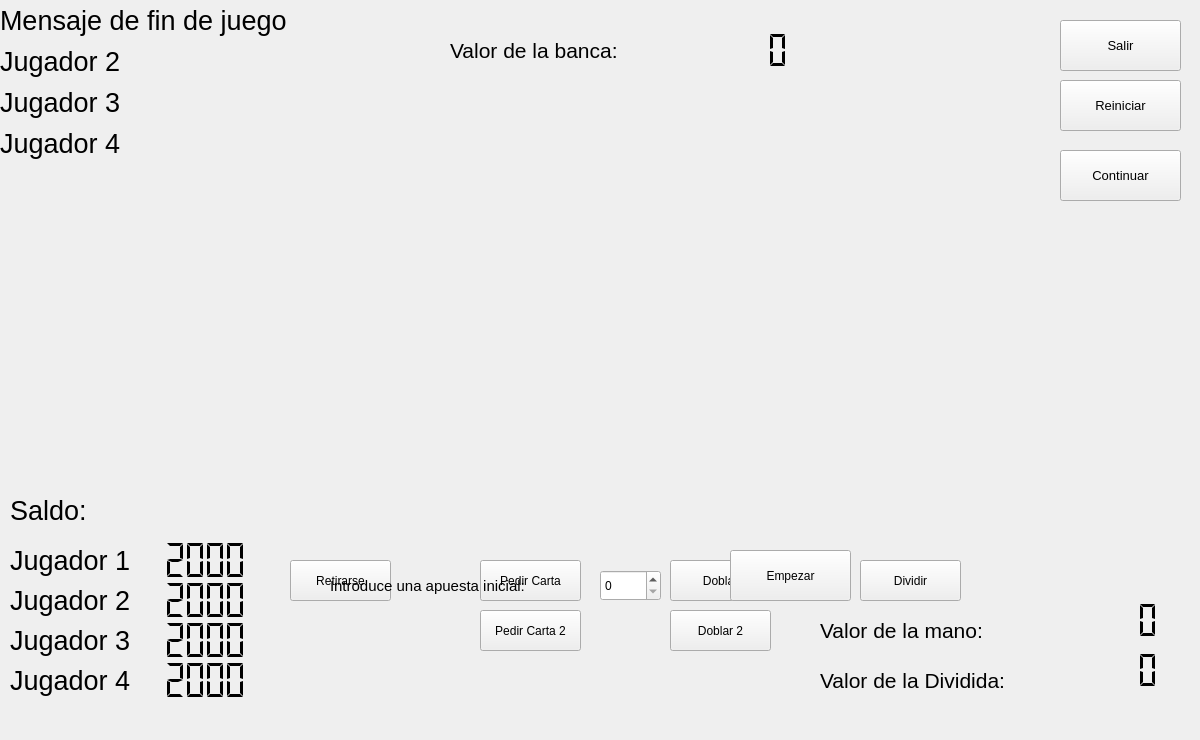
<?xml version="1.0" encoding="UTF-8"?>
<ui version="4.0">
 <class>UnJugador</class>
 <widget class="QWidget" name="UnJugador">
  <property name="geometry">
   <rect>
    <x>0</x>
    <y>0</y>
    <width>1200</width>
    <height>740</height>
   </rect>
  </property>
  <property name="windowTitle">
   <string>Form</string>
  </property>
  <widget class="QPushButton" name="boton_pedir_carta">
   <property name="geometry">
    <rect>
     <x>480</x>
     <y>560</y>
     <width>101</width>
     <height>41</height>
    </rect>
   </property>
   <property name="font">
    <font>
     <pointsize>9</pointsize>
    </font>
   </property>
   <property name="text">
    <string>Pedir Carta</string>
   </property>
  </widget>
  <widget class="QPushButton" name="boton_retirarse">
   <property name="geometry">
    <rect>
     <x>290</x>
     <y>560</y>
     <width>101</width>
     <height>41</height>
    </rect>
   </property>
   <property name="font">
    <font>
     <pointsize>9</pointsize>
    </font>
   </property>
   <property name="text">
    <string>Retirarse</string>
   </property>
  </widget>
  <widget class="QPushButton" name="boton_doblar">
   <property name="geometry">
    <rect>
     <x>670</x>
     <y>560</y>
     <width>101</width>
     <height>41</height>
    </rect>
   </property>
   <property name="font">
    <font>
     <pointsize>9</pointsize>
    </font>
   </property>
   <property name="text">
    <string>Doblar</string>
   </property>
  </widget>
  <widget class="QPushButton" name="boton_dividir">
   <property name="geometry">
    <rect>
     <x>860</x>
     <y>560</y>
     <width>101</width>
     <height>41</height>
    </rect>
   </property>
   <property name="font">
    <font>
     <pointsize>9</pointsize>
    </font>
   </property>
   <property name="text">
    <string>Dividir</string>
   </property>
  </widget>
  <widget class="QLabel" name="label">
   <property name="geometry">
    <rect>
     <x>10</x>
     <y>490</y>
     <width>91</width>
     <height>41</height>
    </rect>
   </property>
   <property name="font">
    <font>
     <pointsize>20</pointsize>
    </font>
   </property>
   <property name="text">
    <string>Saldo:</string>
   </property>
  </widget>
  <widget class="QLCDNumber" name="pantalla">
   <property name="geometry">
    <rect>
     <x>140</x>
     <y>540</y>
     <width>111</width>
     <height>41</height>
    </rect>
   </property>
   <property name="frameShape">
    <enum>QFrame::NoFrame</enum>
   </property>
   <property name="segmentStyle">
    <enum>QLCDNumber::Flat</enum>
   </property>
   <property name="intValue" stdset="0">
    <number>2000</number>
   </property>
  </widget>
  <widget class="QSpinBox" name="selector_apuesta">
   <property name="geometry">
    <rect>
     <x>600</x>
     <y>570</y>
     <width>61</width>
     <height>31</height>
    </rect>
   </property>
   <property name="maximum">
    <number>100000</number>
   </property>
  </widget>
  <widget class="QLabel" name="label_2">
   <property name="geometry">
    <rect>
     <x>330</x>
     <y>570</y>
     <width>251</width>
     <height>31</height>
    </rect>
   </property>
   <property name="font">
    <font>
     <pointsize>11</pointsize>
    </font>
   </property>
   <property name="text">
    <string>Introduce una apuesta inicial: </string>
   </property>
  </widget>
  <widget class="QPushButton" name="boton_empezar">
   <property name="geometry">
    <rect>
     <x>730</x>
     <y>550</y>
     <width>121</width>
     <height>51</height>
    </rect>
   </property>
   <property name="font">
    <font>
     <pointsize>9</pointsize>
    </font>
   </property>
   <property name="text">
    <string>Empezar</string>
   </property>
  </widget>
  <widget class="QLabel" name="label_retirada">
   <property name="geometry">
    <rect>
     <x>0</x>
     <y>0</y>
     <width>500</width>
     <height>41</height>
    </rect>
   </property>
   <property name="font">
    <font>
     <pointsize>20</pointsize>
    </font>
   </property>
   <property name="text">
    <string>Mensaje de fin de juego</string>
   </property>
   <property name="alignment">
    <set>Qt::AlignLeading|Qt::AlignLeft|Qt::AlignVCenter</set>
   </property>
  </widget>
  <widget class="QLabel" name="label_3">
   <property name="geometry">
    <rect>
     <x>820</x>
     <y>600</y>
     <width>211</width>
     <height>61</height>
    </rect>
   </property>
   <property name="font">
    <font>
     <pointsize>16</pointsize>
    </font>
   </property>
   <property name="text">
    <string>Valor de la mano:</string>
   </property>
  </widget>
  <widget class="QLCDNumber" name="pantalla_2">
   <property name="geometry">
    <rect>
     <x>1060</x>
     <y>600</y>
     <width>101</width>
     <height>41</height>
    </rect>
   </property>
   <property name="frameShape">
    <enum>QFrame::NoFrame</enum>
   </property>
   <property name="segmentStyle">
    <enum>QLCDNumber::Flat</enum>
   </property>
   <property name="intValue" stdset="0">
    <number>0</number>
   </property>
  </widget>
  <widget class="QLCDNumber" name="pantalla_3">
   <property name="geometry">
    <rect>
     <x>690</x>
     <y>30</y>
     <width>101</width>
     <height>41</height>
    </rect>
   </property>
   <property name="frameShape">
    <enum>QFrame::NoFrame</enum>
   </property>
   <property name="segmentStyle">
    <enum>QLCDNumber::Flat</enum>
   </property>
   <property name="intValue" stdset="0">
    <number>0</number>
   </property>
  </widget>
  <widget class="QLabel" name="label_valor_banca">
   <property name="geometry">
    <rect>
     <x>450</x>
     <y>20</y>
     <width>211</width>
     <height>61</height>
    </rect>
   </property>
   <property name="font">
    <font>
     <pointsize>16</pointsize>
    </font>
   </property>
   <property name="text">
    <string>Valor de la banca:</string>
   </property>
  </widget>
  <widget class="QPushButton" name="boton_salir">
   <property name="geometry">
    <rect>
     <x>1060</x>
     <y>20</y>
     <width>121</width>
     <height>51</height>
    </rect>
   </property>
   <property name="font">
    <font>
     <pointsize>10</pointsize>
    </font>
   </property>
   <property name="text">
    <string>Salir</string>
   </property>
  </widget>
  <widget class="QPushButton" name="boton_reiniciar">
   <property name="geometry">
    <rect>
     <x>1060</x>
     <y>80</y>
     <width>121</width>
     <height>51</height>
    </rect>
   </property>
   <property name="font">
    <font>
     <pointsize>10</pointsize>
    </font>
   </property>
   <property name="text">
    <string>Reiniciar</string>
   </property>
  </widget>
  <widget class="QPushButton" name="boton_continuar">
   <property name="geometry">
    <rect>
     <x>1060</x>
     <y>150</y>
     <width>121</width>
     <height>51</height>
    </rect>
   </property>
   <property name="font">
    <font>
     <pointsize>10</pointsize>
    </font>
   </property>
   <property name="text">
    <string>Continuar</string>
   </property>
  </widget>
  <widget class="QLabel" name="Mesa1">
   <property name="geometry">
    <rect>
     <x>0</x>
     <y>0</y>
     <width>1200</width>
     <height>740</height>
    </rect>
   </property>
   <property name="text">
    <string/>
   </property>
  </widget>
  <widget class="QLabel" name="Carta1J1">
   <property name="geometry">
    <rect>
     <x>10</x>
     <y>250</y>
     <width>71</width>
     <height>104</height>
    </rect>
   </property>
   <property name="text">
    <string/>
   </property>
  </widget>
  <widget class="QLabel" name="Carta2J1">
   <property name="geometry">
    <rect>
     <x>30</x>
     <y>250</y>
     <width>71</width>
     <height>104</height>
    </rect>
   </property>
   <property name="text">
    <string/>
   </property>
  </widget>
  <widget class="QLabel" name="Carta3J1">
   <property name="geometry">
    <rect>
     <x>50</x>
     <y>250</y>
     <width>71</width>
     <height>104</height>
    </rect>
   </property>
   <property name="text">
    <string/>
   </property>
  </widget>
  <widget class="QLabel" name="Carta4J1">
   <property name="geometry">
    <rect>
     <x>70</x>
     <y>250</y>
     <width>71</width>
     <height>104</height>
    </rect>
   </property>
   <property name="text">
    <string/>
   </property>
  </widget>
  <widget class="QLabel" name="Carta5J1">
   <property name="geometry">
    <rect>
     <x>90</x>
     <y>250</y>
     <width>71</width>
     <height>104</height>
    </rect>
   </property>
   <property name="text">
    <string/>
   </property>
  </widget>
  <widget class="QLabel" name="Carta1B">
   <property name="geometry">
    <rect>
     <x>500</x>
     <y>90</y>
     <width>71</width>
     <height>104</height>
    </rect>
   </property>
   <property name="text">
    <string/>
   </property>
  </widget>
  <widget class="QLabel" name="Carta2B">
   <property name="geometry">
    <rect>
     <x>520</x>
     <y>90</y>
     <width>71</width>
     <height>104</height>
    </rect>
   </property>
   <property name="text">
    <string/>
   </property>
  </widget>
  <widget class="QLabel" name="Carta3B">
   <property name="geometry">
    <rect>
     <x>540</x>
     <y>90</y>
     <width>71</width>
     <height>104</height>
    </rect>
   </property>
   <property name="text">
    <string/>
   </property>
  </widget>
  <widget class="QLabel" name="Carta4B">
   <property name="geometry">
    <rect>
     <x>560</x>
     <y>90</y>
     <width>71</width>
     <height>104</height>
    </rect>
   </property>
   <property name="text">
    <string/>
   </property>
  </widget>
  <widget class="QLabel" name="Carta5B">
   <property name="geometry">
    <rect>
     <x>580</x>
     <y>90</y>
     <width>71</width>
     <height>104</height>
    </rect>
   </property>
   <property name="text">
    <string/>
   </property>
  </widget>
  <widget class="QLabel" name="Carta1D1">
   <property name="geometry">
    <rect>
     <x>10</x>
     <y>380</y>
     <width>71</width>
     <height>104</height>
    </rect>
   </property>
   <property name="text">
    <string/>
   </property>
  </widget>
  <widget class="QLabel" name="Carta2D1">
   <property name="geometry">
    <rect>
     <x>30</x>
     <y>380</y>
     <width>71</width>
     <height>104</height>
    </rect>
   </property>
   <property name="text">
    <string/>
   </property>
  </widget>
  <widget class="QLabel" name="Carta3D1">
   <property name="geometry">
    <rect>
     <x>50</x>
     <y>380</y>
     <width>71</width>
     <height>104</height>
    </rect>
   </property>
   <property name="text">
    <string/>
   </property>
  </widget>
  <widget class="QLabel" name="Carta4D1">
   <property name="geometry">
    <rect>
     <x>70</x>
     <y>380</y>
     <width>71</width>
     <height>104</height>
    </rect>
   </property>
   <property name="text">
    <string/>
   </property>
  </widget>
  <widget class="QLabel" name="Carta5D1">
   <property name="geometry">
    <rect>
     <x>90</x>
     <y>380</y>
     <width>71</width>
     <height>104</height>
    </rect>
   </property>
   <property name="text">
    <string/>
   </property>
  </widget>
  <widget class="QPushButton" name="boton_pedir_carta2">
   <property name="geometry">
    <rect>
     <x>480</x>
     <y>610</y>
     <width>101</width>
     <height>41</height>
    </rect>
   </property>
   <property name="font">
    <font>
     <pointsize>9</pointsize>
    </font>
   </property>
   <property name="text">
    <string>Pedir Carta 2</string>
   </property>
  </widget>
  <widget class="QPushButton" name="boton_doblar2">
   <property name="geometry">
    <rect>
     <x>670</x>
     <y>610</y>
     <width>101</width>
     <height>41</height>
    </rect>
   </property>
   <property name="font">
    <font>
     <pointsize>9</pointsize>
    </font>
   </property>
   <property name="text">
    <string>Doblar 2</string>
   </property>
  </widget>
  <widget class="QLabel" name="label_4">
   <property name="geometry">
    <rect>
     <x>820</x>
     <y>650</y>
     <width>211</width>
     <height>61</height>
    </rect>
   </property>
   <property name="font">
    <font>
     <pointsize>16</pointsize>
    </font>
   </property>
   <property name="text">
    <string>Valor de la Dividida:</string>
   </property>
  </widget>
  <widget class="QLCDNumber" name="pantalla_4">
   <property name="geometry">
    <rect>
     <x>1060</x>
     <y>650</y>
     <width>101</width>
     <height>41</height>
    </rect>
   </property>
   <property name="frameShape">
    <enum>QFrame::NoFrame</enum>
   </property>
   <property name="segmentStyle">
    <enum>QLCDNumber::Flat</enum>
   </property>
  </widget>
  <widget class="QLabel" name="Carta1J4">
   <property name="geometry">
    <rect>
     <x>900</x>
     <y>250</y>
     <width>71</width>
     <height>104</height>
    </rect>
   </property>
   <property name="text">
    <string/>
   </property>
  </widget>
  <widget class="QLabel" name="Carta2J4">
   <property name="geometry">
    <rect>
     <x>920</x>
     <y>250</y>
     <width>71</width>
     <height>104</height>
    </rect>
   </property>
   <property name="text">
    <string/>
   </property>
  </widget>
  <widget class="QLabel" name="Carta3J4">
   <property name="geometry">
    <rect>
     <x>940</x>
     <y>250</y>
     <width>71</width>
     <height>104</height>
    </rect>
   </property>
   <property name="text">
    <string/>
   </property>
  </widget>
  <widget class="QLabel" name="Carta4J4">
   <property name="geometry">
    <rect>
     <x>960</x>
     <y>250</y>
     <width>71</width>
     <height>104</height>
    </rect>
   </property>
   <property name="text">
    <string/>
   </property>
  </widget>
  <widget class="QLabel" name="Carta5J4">
   <property name="geometry">
    <rect>
     <x>980</x>
     <y>250</y>
     <width>71</width>
     <height>104</height>
    </rect>
   </property>
   <property name="text">
    <string/>
   </property>
  </widget>
  <widget class="QLabel" name="Carta1D4">
   <property name="geometry">
    <rect>
     <x>900</x>
     <y>380</y>
     <width>71</width>
     <height>104</height>
    </rect>
   </property>
   <property name="text">
    <string/>
   </property>
  </widget>
  <widget class="QLabel" name="Carta2D4">
   <property name="geometry">
    <rect>
     <x>920</x>
     <y>380</y>
     <width>71</width>
     <height>104</height>
    </rect>
   </property>
   <property name="text">
    <string/>
   </property>
  </widget>
  <widget class="QLabel" name="Carta3D4">
   <property name="geometry">
    <rect>
     <x>940</x>
     <y>380</y>
     <width>71</width>
     <height>104</height>
    </rect>
   </property>
   <property name="text">
    <string/>
   </property>
  </widget>
  <widget class="QLabel" name="Carta4D4">
   <property name="geometry">
    <rect>
     <x>960</x>
     <y>380</y>
     <width>71</width>
     <height>104</height>
    </rect>
   </property>
   <property name="text">
    <string/>
   </property>
  </widget>
  <widget class="QLabel" name="Carta5D4">
   <property name="geometry">
    <rect>
     <x>980</x>
     <y>380</y>
     <width>71</width>
     <height>104</height>
    </rect>
   </property>
   <property name="text">
    <string/>
   </property>
  </widget>
  <widget class="QLabel" name="Carta1J2">
   <property name="geometry">
    <rect>
     <x>310</x>
     <y>300</y>
     <width>71</width>
     <height>104</height>
    </rect>
   </property>
   <property name="text">
    <string/>
   </property>
  </widget>
  <widget class="QLabel" name="Carta2J2">
   <property name="geometry">
    <rect>
     <x>330</x>
     <y>300</y>
     <width>71</width>
     <height>104</height>
    </rect>
   </property>
   <property name="text">
    <string/>
   </property>
  </widget>
  <widget class="QLabel" name="Carta3J2">
   <property name="geometry">
    <rect>
     <x>350</x>
     <y>300</y>
     <width>71</width>
     <height>104</height>
    </rect>
   </property>
   <property name="text">
    <string/>
   </property>
  </widget>
  <widget class="QLabel" name="Carta4J2">
   <property name="geometry">
    <rect>
     <x>370</x>
     <y>300</y>
     <width>71</width>
     <height>104</height>
    </rect>
   </property>
   <property name="text">
    <string/>
   </property>
  </widget>
  <widget class="QLabel" name="Carta5J2">
   <property name="geometry">
    <rect>
     <x>390</x>
     <y>300</y>
     <width>71</width>
     <height>104</height>
    </rect>
   </property>
   <property name="text">
    <string/>
   </property>
  </widget>
  <widget class="QLabel" name="Carta1D2">
   <property name="geometry">
    <rect>
     <x>310</x>
     <y>430</y>
     <width>71</width>
     <height>104</height>
    </rect>
   </property>
   <property name="text">
    <string/>
   </property>
  </widget>
  <widget class="QLabel" name="Carta2D2">
   <property name="geometry">
    <rect>
     <x>330</x>
     <y>430</y>
     <width>71</width>
     <height>104</height>
    </rect>
   </property>
   <property name="text">
    <string/>
   </property>
  </widget>
  <widget class="QLabel" name="Carta3D2">
   <property name="geometry">
    <rect>
     <x>350</x>
     <y>430</y>
     <width>71</width>
     <height>104</height>
    </rect>
   </property>
   <property name="text">
    <string/>
   </property>
  </widget>
  <widget class="QLabel" name="Carta4D2">
   <property name="geometry">
    <rect>
     <x>370</x>
     <y>430</y>
     <width>71</width>
     <height>104</height>
    </rect>
   </property>
   <property name="text">
    <string/>
   </property>
  </widget>
  <widget class="QLabel" name="Carta5D2">
   <property name="geometry">
    <rect>
     <x>390</x>
     <y>430</y>
     <width>71</width>
     <height>104</height>
    </rect>
   </property>
   <property name="text">
    <string/>
   </property>
  </widget>
  <widget class="QLabel" name="Carta1J3">
   <property name="geometry">
    <rect>
     <x>590</x>
     <y>300</y>
     <width>71</width>
     <height>104</height>
    </rect>
   </property>
   <property name="text">
    <string/>
   </property>
  </widget>
  <widget class="QLabel" name="Carta2J3">
   <property name="geometry">
    <rect>
     <x>610</x>
     <y>300</y>
     <width>71</width>
     <height>104</height>
    </rect>
   </property>
   <property name="text">
    <string/>
   </property>
  </widget>
  <widget class="QLabel" name="Carta3J3">
   <property name="geometry">
    <rect>
     <x>630</x>
     <y>300</y>
     <width>71</width>
     <height>104</height>
    </rect>
   </property>
   <property name="text">
    <string/>
   </property>
  </widget>
  <widget class="QLabel" name="Carta4J3">
   <property name="geometry">
    <rect>
     <x>650</x>
     <y>300</y>
     <width>71</width>
     <height>104</height>
    </rect>
   </property>
   <property name="text">
    <string/>
   </property>
  </widget>
  <widget class="QLabel" name="Carta5J3">
   <property name="geometry">
    <rect>
     <x>670</x>
     <y>300</y>
     <width>71</width>
     <height>104</height>
    </rect>
   </property>
   <property name="text">
    <string/>
   </property>
  </widget>
  <widget class="QLabel" name="label_5">
   <property name="geometry">
    <rect>
     <x>10</x>
     <y>540</y>
     <width>130</width>
     <height>41</height>
    </rect>
   </property>
   <property name="font">
    <font>
     <pointsize>20</pointsize>
    </font>
   </property>
   <property name="text">
    <string>Jugador 1</string>
   </property>
  </widget>
  <widget class="QLabel" name="label_6">
   <property name="geometry">
    <rect>
     <x>10</x>
     <y>580</y>
     <width>130</width>
     <height>41</height>
    </rect>
   </property>
   <property name="font">
    <font>
     <pointsize>20</pointsize>
    </font>
   </property>
   <property name="text">
    <string>Jugador 2</string>
   </property>
  </widget>
  <widget class="QLCDNumber" name="saldo2">
   <property name="geometry">
    <rect>
     <x>140</x>
     <y>580</y>
     <width>111</width>
     <height>41</height>
    </rect>
   </property>
   <property name="frameShape">
    <enum>QFrame::NoFrame</enum>
   </property>
   <property name="segmentStyle">
    <enum>QLCDNumber::Flat</enum>
   </property>
   <property name="value" stdset="0">
    <double>2000.000000000000000</double>
   </property>
  </widget>
  <widget class="QLabel" name="Carta1D3">
   <property name="geometry">
    <rect>
     <x>590</x>
     <y>430</y>
     <width>71</width>
     <height>104</height>
    </rect>
   </property>
   <property name="text">
    <string/>
   </property>
  </widget>
  <widget class="QLabel" name="Carta2D3">
   <property name="geometry">
    <rect>
     <x>610</x>
     <y>430</y>
     <width>71</width>
     <height>104</height>
    </rect>
   </property>
   <property name="text">
    <string/>
   </property>
  </widget>
  <widget class="QLabel" name="Carta3D3">
   <property name="geometry">
    <rect>
     <x>630</x>
     <y>430</y>
     <width>71</width>
     <height>104</height>
    </rect>
   </property>
   <property name="text">
    <string/>
   </property>
  </widget>
  <widget class="QLabel" name="Carta4D3">
   <property name="geometry">
    <rect>
     <x>650</x>
     <y>430</y>
     <width>71</width>
     <height>104</height>
    </rect>
   </property>
   <property name="text">
    <string/>
   </property>
  </widget>
  <widget class="QLabel" name="Carta5D3">
   <property name="geometry">
    <rect>
     <x>670</x>
     <y>430</y>
     <width>71</width>
     <height>104</height>
    </rect>
   </property>
   <property name="text">
    <string/>
   </property>
  </widget>
  <widget class="QLabel" name="label_7">
   <property name="geometry">
    <rect>
     <x>10</x>
     <y>620</y>
     <width>130</width>
     <height>41</height>
    </rect>
   </property>
   <property name="font">
    <font>
     <pointsize>20</pointsize>
    </font>
   </property>
   <property name="text">
    <string>Jugador 3</string>
   </property>
  </widget>
  <widget class="QLabel" name="label_8">
   <property name="geometry">
    <rect>
     <x>10</x>
     <y>660</y>
     <width>130</width>
     <height>41</height>
    </rect>
   </property>
   <property name="font">
    <font>
     <pointsize>20</pointsize>
    </font>
   </property>
   <property name="text">
    <string>Jugador 4</string>
   </property>
  </widget>
  <widget class="QLCDNumber" name="saldo3">
   <property name="geometry">
    <rect>
     <x>140</x>
     <y>620</y>
     <width>111</width>
     <height>41</height>
    </rect>
   </property>
   <property name="frameShape">
    <enum>QFrame::NoFrame</enum>
   </property>
   <property name="segmentStyle">
    <enum>QLCDNumber::Flat</enum>
   </property>
   <property name="value" stdset="0">
    <double>2000.000000000000000</double>
   </property>
  </widget>
  <widget class="QLCDNumber" name="saldo4">
   <property name="geometry">
    <rect>
     <x>140</x>
     <y>660</y>
     <width>111</width>
     <height>41</height>
    </rect>
   </property>
   <property name="frameShape">
    <enum>QFrame::NoFrame</enum>
   </property>
   <property name="segmentStyle">
    <enum>QLCDNumber::Flat</enum>
   </property>
   <property name="value" stdset="0">
    <double>2000.000000000000000</double>
   </property>
  </widget>
  <widget class="QLabel" name="label_final2">
   <property name="geometry">
    <rect>
     <x>0</x>
     <y>41</y>
     <width>500</width>
     <height>41</height>
    </rect>
   </property>
   <property name="font">
    <font>
     <pointsize>20</pointsize>
    </font>
   </property>
   <property name="text">
    <string>Jugador 2</string>
   </property>
  </widget>
  <widget class="QLabel" name="label_final3">
   <property name="geometry">
    <rect>
     <x>0</x>
     <y>82</y>
     <width>500</width>
     <height>41</height>
    </rect>
   </property>
   <property name="font">
    <font>
     <pointsize>20</pointsize>
    </font>
   </property>
   <property name="text">
    <string>Jugador 3</string>
   </property>
  </widget>
  <widget class="QLabel" name="label_final4">
   <property name="geometry">
    <rect>
     <x>0</x>
     <y>123</y>
     <width>500</width>
     <height>41</height>
    </rect>
   </property>
   <property name="font">
    <font>
     <pointsize>20</pointsize>
    </font>
   </property>
   <property name="text">
    <string>Jugador 4</string>
   </property>
  </widget>
  <widget class="QLabel" name="Carta6J1">
   <property name="geometry">
    <rect>
     <x>110</x>
     <y>250</y>
     <width>71</width>
     <height>104</height>
    </rect>
   </property>
   <property name="text">
    <string/>
   </property>
  </widget>
  <widget class="QLabel" name="Carta7J1">
   <property name="geometry">
    <rect>
     <x>130</x>
     <y>250</y>
     <width>71</width>
     <height>104</height>
    </rect>
   </property>
   <property name="text">
    <string/>
   </property>
  </widget>
  <widget class="QLabel" name="Carta8J1">
   <property name="geometry">
    <rect>
     <x>150</x>
     <y>250</y>
     <width>71</width>
     <height>104</height>
    </rect>
   </property>
   <property name="frameShape">
    <enum>QFrame::NoFrame</enum>
   </property>
   <property name="text">
    <string/>
   </property>
  </widget>
  <widget class="QLabel" name="Carta9J1">
   <property name="geometry">
    <rect>
     <x>170</x>
     <y>250</y>
     <width>71</width>
     <height>104</height>
    </rect>
   </property>
   <property name="text">
    <string/>
   </property>
  </widget>
  <widget class="QLabel" name="Carta10J1">
   <property name="geometry">
    <rect>
     <x>190</x>
     <y>250</y>
     <width>71</width>
     <height>104</height>
    </rect>
   </property>
   <property name="text">
    <string/>
   </property>
  </widget>
  <widget class="QLabel" name="Carta11J1">
   <property name="geometry">
    <rect>
     <x>210</x>
     <y>250</y>
     <width>71</width>
     <height>104</height>
    </rect>
   </property>
   <property name="text">
    <string/>
   </property>
  </widget>
  <widget class="QLabel" name="Carta6D1">
   <property name="geometry">
    <rect>
     <x>110</x>
     <y>380</y>
     <width>71</width>
     <height>104</height>
    </rect>
   </property>
   <property name="text">
    <string/>
   </property>
  </widget>
  <widget class="QLabel" name="Carta7D1">
   <property name="geometry">
    <rect>
     <x>130</x>
     <y>380</y>
     <width>71</width>
     <height>104</height>
    </rect>
   </property>
   <property name="text">
    <string/>
   </property>
  </widget>
  <widget class="QLabel" name="Carta8D1">
   <property name="geometry">
    <rect>
     <x>150</x>
     <y>380</y>
     <width>71</width>
     <height>104</height>
    </rect>
   </property>
   <property name="text">
    <string/>
   </property>
  </widget>
  <widget class="QLabel" name="Carta9D1">
   <property name="geometry">
    <rect>
     <x>170</x>
     <y>380</y>
     <width>71</width>
     <height>104</height>
    </rect>
   </property>
   <property name="text">
    <string/>
   </property>
  </widget>
  <widget class="QLabel" name="Carta10D1">
   <property name="geometry">
    <rect>
     <x>190</x>
     <y>380</y>
     <width>71</width>
     <height>104</height>
    </rect>
   </property>
   <property name="text">
    <string/>
   </property>
  </widget>
  <widget class="QLabel" name="Carta11D1">
   <property name="geometry">
    <rect>
     <x>210</x>
     <y>380</y>
     <width>71</width>
     <height>104</height>
    </rect>
   </property>
   <property name="text">
    <string/>
   </property>
  </widget>
  <widget class="QLabel" name="Carta6J2">
   <property name="geometry">
    <rect>
     <x>410</x>
     <y>300</y>
     <width>71</width>
     <height>104</height>
    </rect>
   </property>
   <property name="text">
    <string/>
   </property>
  </widget>
  <widget class="QLabel" name="Carta7J2">
   <property name="geometry">
    <rect>
     <x>430</x>
     <y>300</y>
     <width>71</width>
     <height>104</height>
    </rect>
   </property>
   <property name="text">
    <string/>
   </property>
  </widget>
  <widget class="QLabel" name="Carta8J2">
   <property name="geometry">
    <rect>
     <x>450</x>
     <y>300</y>
     <width>71</width>
     <height>104</height>
    </rect>
   </property>
   <property name="text">
    <string/>
   </property>
  </widget>
  <widget class="QLabel" name="Carta9J2">
   <property name="geometry">
    <rect>
     <x>470</x>
     <y>300</y>
     <width>71</width>
     <height>104</height>
    </rect>
   </property>
   <property name="text">
    <string/>
   </property>
  </widget>
  <widget class="QLabel" name="Carta10J2">
   <property name="geometry">
    <rect>
     <x>490</x>
     <y>300</y>
     <width>71</width>
     <height>104</height>
    </rect>
   </property>
   <property name="text">
    <string/>
   </property>
  </widget>
  <widget class="QLabel" name="Carta11J2">
   <property name="geometry">
    <rect>
     <x>510</x>
     <y>300</y>
     <width>71</width>
     <height>104</height>
    </rect>
   </property>
   <property name="text">
    <string/>
   </property>
  </widget>
  <widget class="QLabel" name="Carta6D2">
   <property name="geometry">
    <rect>
     <x>410</x>
     <y>430</y>
     <width>71</width>
     <height>104</height>
    </rect>
   </property>
   <property name="frameShape">
    <enum>QFrame::NoFrame</enum>
   </property>
   <property name="text">
    <string/>
   </property>
  </widget>
  <widget class="QLabel" name="Carta7D2">
   <property name="geometry">
    <rect>
     <x>430</x>
     <y>430</y>
     <width>71</width>
     <height>104</height>
    </rect>
   </property>
   <property name="text">
    <string/>
   </property>
  </widget>
  <widget class="QLabel" name="Carta8D2">
   <property name="geometry">
    <rect>
     <x>450</x>
     <y>430</y>
     <width>71</width>
     <height>104</height>
    </rect>
   </property>
   <property name="text">
    <string/>
   </property>
  </widget>
  <widget class="QLabel" name="Carta9D2">
   <property name="geometry">
    <rect>
     <x>470</x>
     <y>430</y>
     <width>71</width>
     <height>104</height>
    </rect>
   </property>
   <property name="text">
    <string/>
   </property>
  </widget>
  <widget class="QLabel" name="Carta10D2">
   <property name="geometry">
    <rect>
     <x>490</x>
     <y>430</y>
     <width>71</width>
     <height>104</height>
    </rect>
   </property>
   <property name="text">
    <string/>
   </property>
  </widget>
  <widget class="QLabel" name="Carta11D2">
   <property name="geometry">
    <rect>
     <x>510</x>
     <y>430</y>
     <width>71</width>
     <height>104</height>
    </rect>
   </property>
   <property name="text">
    <string/>
   </property>
  </widget>
  <widget class="QLabel" name="Carta6J3">
   <property name="geometry">
    <rect>
     <x>690</x>
     <y>300</y>
     <width>71</width>
     <height>104</height>
    </rect>
   </property>
   <property name="text">
    <string/>
   </property>
  </widget>
  <widget class="QLabel" name="Carta7J3">
   <property name="geometry">
    <rect>
     <x>710</x>
     <y>300</y>
     <width>71</width>
     <height>104</height>
    </rect>
   </property>
   <property name="text">
    <string/>
   </property>
  </widget>
  <widget class="QLabel" name="Carta8J3">
   <property name="geometry">
    <rect>
     <x>730</x>
     <y>300</y>
     <width>71</width>
     <height>104</height>
    </rect>
   </property>
   <property name="text">
    <string/>
   </property>
  </widget>
  <widget class="QLabel" name="Carta9J3">
   <property name="geometry">
    <rect>
     <x>750</x>
     <y>300</y>
     <width>71</width>
     <height>104</height>
    </rect>
   </property>
   <property name="text">
    <string/>
   </property>
  </widget>
  <widget class="QLabel" name="Carta10J3">
   <property name="geometry">
    <rect>
     <x>770</x>
     <y>300</y>
     <width>71</width>
     <height>104</height>
    </rect>
   </property>
   <property name="text">
    <string/>
   </property>
  </widget>
  <widget class="QLabel" name="Carta11J3">
   <property name="geometry">
    <rect>
     <x>790</x>
     <y>300</y>
     <width>71</width>
     <height>104</height>
    </rect>
   </property>
   <property name="text">
    <string/>
   </property>
  </widget>
  <widget class="QLabel" name="Carta6D3">
   <property name="geometry">
    <rect>
     <x>690</x>
     <y>430</y>
     <width>71</width>
     <height>104</height>
    </rect>
   </property>
   <property name="text">
    <string/>
   </property>
  </widget>
  <widget class="QLabel" name="Carta7D3">
   <property name="geometry">
    <rect>
     <x>710</x>
     <y>430</y>
     <width>71</width>
     <height>104</height>
    </rect>
   </property>
   <property name="text">
    <string/>
   </property>
  </widget>
  <widget class="QLabel" name="Carta8D3">
   <property name="geometry">
    <rect>
     <x>730</x>
     <y>430</y>
     <width>71</width>
     <height>104</height>
    </rect>
   </property>
   <property name="text">
    <string/>
   </property>
  </widget>
  <widget class="QLabel" name="Carta9D3">
   <property name="geometry">
    <rect>
     <x>750</x>
     <y>430</y>
     <width>71</width>
     <height>104</height>
    </rect>
   </property>
   <property name="text">
    <string/>
   </property>
  </widget>
  <widget class="QLabel" name="Carta10D3">
   <property name="geometry">
    <rect>
     <x>770</x>
     <y>430</y>
     <width>71</width>
     <height>104</height>
    </rect>
   </property>
   <property name="text">
    <string/>
   </property>
  </widget>
  <widget class="QLabel" name="Carta11D3">
   <property name="geometry">
    <rect>
     <x>790</x>
     <y>430</y>
     <width>71</width>
     <height>104</height>
    </rect>
   </property>
   <property name="text">
    <string/>
   </property>
  </widget>
  <widget class="QLabel" name="Carta6J4">
   <property name="geometry">
    <rect>
     <x>1000</x>
     <y>250</y>
     <width>71</width>
     <height>104</height>
    </rect>
   </property>
   <property name="text">
    <string/>
   </property>
  </widget>
  <widget class="QLabel" name="Carta7J4">
   <property name="geometry">
    <rect>
     <x>1020</x>
     <y>250</y>
     <width>71</width>
     <height>104</height>
    </rect>
   </property>
   <property name="text">
    <string/>
   </property>
  </widget>
  <widget class="QLabel" name="Carta8J4">
   <property name="geometry">
    <rect>
     <x>1040</x>
     <y>250</y>
     <width>71</width>
     <height>104</height>
    </rect>
   </property>
   <property name="text">
    <string/>
   </property>
  </widget>
  <widget class="QLabel" name="Carta9J4">
   <property name="geometry">
    <rect>
     <x>1060</x>
     <y>250</y>
     <width>71</width>
     <height>104</height>
    </rect>
   </property>
   <property name="text">
    <string/>
   </property>
  </widget>
  <widget class="QLabel" name="Carta10J4">
   <property name="geometry">
    <rect>
     <x>1080</x>
     <y>250</y>
     <width>71</width>
     <height>104</height>
    </rect>
   </property>
   <property name="text">
    <string/>
   </property>
  </widget>
  <widget class="QLabel" name="Carta11J4">
   <property name="geometry">
    <rect>
     <x>1100</x>
     <y>250</y>
     <width>71</width>
     <height>104</height>
    </rect>
   </property>
   <property name="text">
    <string/>
   </property>
  </widget>
  <widget class="QLabel" name="Carta6D4">
   <property name="geometry">
    <rect>
     <x>1000</x>
     <y>380</y>
     <width>71</width>
     <height>104</height>
    </rect>
   </property>
   <property name="text">
    <string/>
   </property>
  </widget>
  <widget class="QLabel" name="Carta7D4">
   <property name="geometry">
    <rect>
     <x>1020</x>
     <y>380</y>
     <width>71</width>
     <height>104</height>
    </rect>
   </property>
   <property name="text">
    <string/>
   </property>
  </widget>
  <widget class="QLabel" name="Carta8D4">
   <property name="geometry">
    <rect>
     <x>1040</x>
     <y>380</y>
     <width>71</width>
     <height>104</height>
    </rect>
   </property>
   <property name="text">
    <string/>
   </property>
  </widget>
  <widget class="QLabel" name="Carta9D4">
   <property name="geometry">
    <rect>
     <x>1060</x>
     <y>380</y>
     <width>71</width>
     <height>104</height>
    </rect>
   </property>
   <property name="text">
    <string/>
   </property>
  </widget>
  <widget class="QLabel" name="Carta10D4">
   <property name="geometry">
    <rect>
     <x>1080</x>
     <y>380</y>
     <width>71</width>
     <height>104</height>
    </rect>
   </property>
   <property name="text">
    <string/>
   </property>
  </widget>
  <widget class="QLabel" name="Carta11D4">
   <property name="geometry">
    <rect>
     <x>1100</x>
     <y>380</y>
     <width>71</width>
     <height>104</height>
    </rect>
   </property>
   <property name="text">
    <string/>
   </property>
  </widget>
  <widget class="QLabel" name="Carta6B">
   <property name="geometry">
    <rect>
     <x>600</x>
     <y>90</y>
     <width>71</width>
     <height>104</height>
    </rect>
   </property>
   <property name="text">
    <string/>
   </property>
  </widget>
  <widget class="QLabel" name="Carta7B">
   <property name="geometry">
    <rect>
     <x>620</x>
     <y>90</y>
     <width>71</width>
     <height>104</height>
    </rect>
   </property>
   <property name="text">
    <string/>
   </property>
  </widget>
  <widget class="QLabel" name="Carta8B">
   <property name="geometry">
    <rect>
     <x>640</x>
     <y>90</y>
     <width>71</width>
     <height>104</height>
    </rect>
   </property>
   <property name="text">
    <string/>
   </property>
  </widget>
  <widget class="QLabel" name="Carta9B">
   <property name="geometry">
    <rect>
     <x>660</x>
     <y>90</y>
     <width>71</width>
     <height>104</height>
    </rect>
   </property>
   <property name="text">
    <string/>
   </property>
  </widget>
  <widget class="QLabel" name="Carta10B">
   <property name="geometry">
    <rect>
     <x>680</x>
     <y>90</y>
     <width>71</width>
     <height>104</height>
    </rect>
   </property>
   <property name="text">
    <string/>
   </property>
  </widget>
  <widget class="QLabel" name="Carta11B">
   <property name="geometry">
    <rect>
     <x>700</x>
     <y>90</y>
     <width>71</width>
     <height>104</height>
    </rect>
   </property>
   <property name="text">
    <string/>
   </property>
   <property name="textFormat">
    <enum>Qt::AutoText</enum>
   </property>
  </widget>
  <zorder>Mesa1</zorder>
  <zorder>boton_pedir_carta</zorder>
  <zorder>boton_retirarse</zorder>
  <zorder>boton_doblar</zorder>
  <zorder>boton_dividir</zorder>
  <zorder>label</zorder>
  <zorder>pantalla</zorder>
  <zorder>selector_apuesta</zorder>
  <zorder>label_2</zorder>
  <zorder>boton_empezar</zorder>
  <zorder>label_retirada</zorder>
  <zorder>label_3</zorder>
  <zorder>pantalla_2</zorder>
  <zorder>pantalla_3</zorder>
  <zorder>label_valor_banca</zorder>
  <zorder>boton_salir</zorder>
  <zorder>boton_reiniciar</zorder>
  <zorder>boton_continuar</zorder>
  <zorder>Carta1J1</zorder>
  <zorder>Carta2J1</zorder>
  <zorder>Carta3J1</zorder>
  <zorder>Carta4J1</zorder>
  <zorder>Carta5J1</zorder>
  <zorder>Carta1B</zorder>
  <zorder>Carta2B</zorder>
  <zorder>Carta3B</zorder>
  <zorder>Carta4B</zorder>
  <zorder>Carta5B</zorder>
  <zorder>Carta1D1</zorder>
  <zorder>Carta2D1</zorder>
  <zorder>Carta3D1</zorder>
  <zorder>Carta4D1</zorder>
  <zorder>Carta5D1</zorder>
  <zorder>boton_pedir_carta2</zorder>
  <zorder>boton_doblar2</zorder>
  <zorder>label_4</zorder>
  <zorder>pantalla_4</zorder>
  <zorder>Carta1J4</zorder>
  <zorder>Carta2J4</zorder>
  <zorder>Carta3J4</zorder>
  <zorder>Carta4J4</zorder>
  <zorder>Carta5J4</zorder>
  <zorder>Carta1D4</zorder>
  <zorder>Carta2D4</zorder>
  <zorder>Carta3D4</zorder>
  <zorder>Carta4D4</zorder>
  <zorder>Carta5D4</zorder>
  <zorder>Carta1J2</zorder>
  <zorder>Carta2J2</zorder>
  <zorder>Carta3J2</zorder>
  <zorder>Carta4J2</zorder>
  <zorder>Carta5J2</zorder>
  <zorder>Carta1D2</zorder>
  <zorder>Carta2D2</zorder>
  <zorder>Carta3D2</zorder>
  <zorder>Carta4D2</zorder>
  <zorder>Carta5D2</zorder>
  <zorder>Carta1J3</zorder>
  <zorder>Carta2J3</zorder>
  <zorder>Carta3J3</zorder>
  <zorder>Carta4J3</zorder>
  <zorder>Carta5J3</zorder>
  <zorder>label_5</zorder>
  <zorder>label_6</zorder>
  <zorder>saldo2</zorder>
  <zorder>Carta1D3</zorder>
  <zorder>Carta2D3</zorder>
  <zorder>Carta3D3</zorder>
  <zorder>Carta4D3</zorder>
  <zorder>Carta5D3</zorder>
  <zorder>label_7</zorder>
  <zorder>label_8</zorder>
  <zorder>saldo3</zorder>
  <zorder>saldo4</zorder>
  <zorder>label_final2</zorder>
  <zorder>label_final3</zorder>
  <zorder>label_final4</zorder>
  <zorder>Carta6J1</zorder>
  <zorder>Carta7J1</zorder>
  <zorder>Carta8J1</zorder>
  <zorder>Carta9J1</zorder>
  <zorder>Carta10J1</zorder>
  <zorder>Carta11J1</zorder>
  <zorder>Carta6D1</zorder>
  <zorder>Carta7D1</zorder>
  <zorder>Carta8D1</zorder>
  <zorder>Carta9D1</zorder>
  <zorder>Carta10D1</zorder>
  <zorder>Carta11D1</zorder>
  <zorder>Carta6J2</zorder>
  <zorder>Carta7J2</zorder>
  <zorder>Carta8J2</zorder>
  <zorder>Carta9J2</zorder>
  <zorder>Carta10J2</zorder>
  <zorder>Carta11J2</zorder>
  <zorder>Carta6D2</zorder>
  <zorder>Carta7D2</zorder>
  <zorder>Carta8D2</zorder>
  <zorder>Carta9D2</zorder>
  <zorder>Carta10D2</zorder>
  <zorder>Carta11D2</zorder>
  <zorder>Carta6J3</zorder>
  <zorder>Carta7J3</zorder>
  <zorder>Carta8J3</zorder>
  <zorder>Carta9J3</zorder>
  <zorder>Carta10J3</zorder>
  <zorder>Carta11J3</zorder>
  <zorder>Carta6D3</zorder>
  <zorder>Carta7D3</zorder>
  <zorder>Carta8D3</zorder>
  <zorder>Carta9D3</zorder>
  <zorder>Carta10D3</zorder>
  <zorder>Carta11D3</zorder>
  <zorder>Carta6J4</zorder>
  <zorder>Carta7J4</zorder>
  <zorder>Carta8J4</zorder>
  <zorder>Carta9J4</zorder>
  <zorder>Carta10J4</zorder>
  <zorder>Carta11J4</zorder>
  <zorder>Carta6D4</zorder>
  <zorder>Carta7D4</zorder>
  <zorder>Carta8D4</zorder>
  <zorder>Carta9D4</zorder>
  <zorder>Carta10D4</zorder>
  <zorder>Carta11D4</zorder>
  <zorder>Carta6B</zorder>
  <zorder>Carta7B</zorder>
  <zorder>Carta8B</zorder>
  <zorder>Carta9B</zorder>
  <zorder>Carta10B</zorder>
  <zorder>Carta11B</zorder>
 </widget>
 <resources/>
 <connections/>
</ui>
